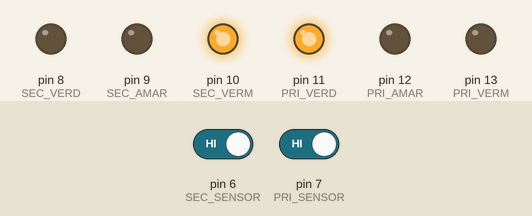
Simulated run of this sketch. Board: Arduino Uno, built with avr-gcc and run on an emulated ATmega328P. Parts: output pins drawn as LEDs (lit = HIGH). The inputs (shaded band) are chosen by the test bench; at power-on: pin 6 (SEC_SENSOR) HIGH, pin 7 (PRI_SENSOR) HIGH.

Above: at 1.2 s.
1.3 s: pin 6 (SEC_SENSOR) driven LOW
At 4.1 s:
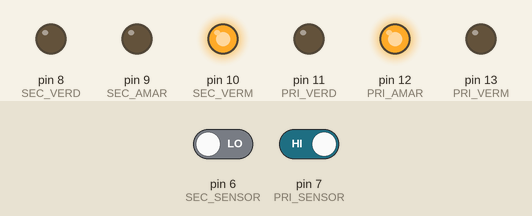
4.3 s: pin 6 (SEC_SENSOR) driven HIGH and pin 7 (PRI_SENSOR) driven LOW
At 6.3 s:
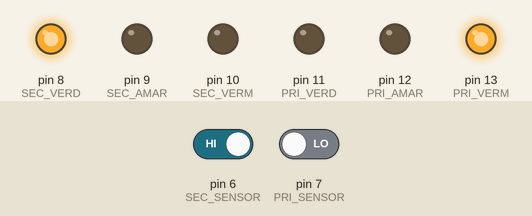
At 7.8 s:
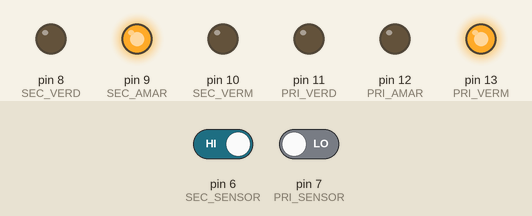
Timing chart, 0 to 10.8 s (numbered marks = the images above; inputs shaded):
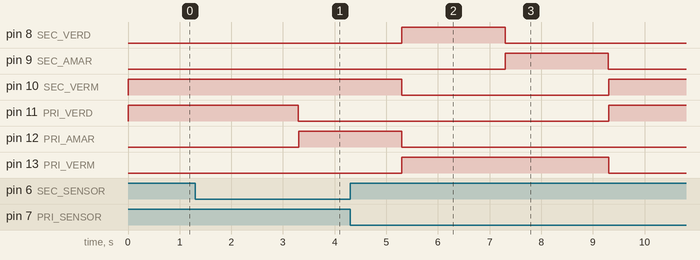

Measured:
- after the input at 1.3 s, pin 11 (PRI_VERD): HIGH → LOW after 2.0 s; pin 12 (PRI_AMAR): LOW → HIGH after 2.0 s
- after the input at 4.3 s, pin 9 (SEC_AMAR): LOW → HIGH after 3.0 s, → LOW 2.0 s later; pin 11 (PRI_VERD): LOW → HIGH after 5.0 s

The sketch:

main.ino
```cpp
#define PRI_VERM 13
#define PRI_AMAR 12
#define PRI_VERD 11

#define SEC_VERM 10
#define SEC_AMAR 9
#define SEC_VERD 8

#define PRI_SENSOR 7
#define SEC_SENSOR 6

bool pri_semaforo = false;
bool sec_semaforo = false;

void setup()
{
  pinMode(PRI_VERM, OUTPUT);
  pinMode(PRI_AMAR, OUTPUT);
  pinMode(PRI_VERD, OUTPUT);

  pinMode(SEC_VERM, OUTPUT);
  pinMode(SEC_AMAR, OUTPUT);
  pinMode(SEC_VERD, OUTPUT);

  pinMode(PRI_SENSOR, INPUT);
  pinMode(SEC_SENSOR, INPUT);
}

void loop()
{
  int pri_sensor = !digitalRead(PRI_SENSOR);
  int sec_sensor = !digitalRead(SEC_SENSOR);

  if (!pri_sensor && !sec_sensor) {
    liga_sec_semaforo(false);
	liga_pri_semaforo(true);
    pri_semaforo = true;
    sec_semaforo = false;
  } else if (pri_sensor && !sec_sensor) {
    liga_sec_semaforo(false);
    liga_pri_semaforo(true);
    pri_semaforo = true;
    sec_semaforo = false;
  } else if (!pri_sensor && sec_sensor) {
    liga_pri_semaforo(false);
	liga_sec_semaforo(true);
    pri_semaforo = false;
    sec_semaforo = true;
  } else {
    if (pri_semaforo) {
      liga_pri_semaforo(false);
	  liga_sec_semaforo(true);
      pri_semaforo = false;
      sec_semaforo = true;
      delay(30 * 1000);
    } else {
      liga_sec_semaforo(false);
      liga_pri_semaforo(true);
      pri_semaforo = true;
      sec_semaforo = false;
      delay(30 * 1000);
    }
  }
}

void liga_pri_semaforo(bool liga) {
  if (!liga) {
    if (pri_semaforo) {
      delay(2000);
      digitalWrite(PRI_VERD, LOW);
      digitalWrite(PRI_AMAR, HIGH);
      delay(2000);
      digitalWrite(PRI_AMAR, LOW);
    }
    digitalWrite(PRI_VERM, HIGH);
  } else {
  	digitalWrite(PRI_VERM, LOW);
    digitalWrite(PRI_AMAR, LOW);
    digitalWrite(PRI_VERD, HIGH);
  }
}

void liga_sec_semaforo(bool liga) {
  if (!liga) {
    if (sec_semaforo) {
      delay(2000);
      digitalWrite(SEC_VERD, LOW);
      digitalWrite(SEC_AMAR, HIGH);
      delay(2000);
      digitalWrite(SEC_AMAR, LOW);
    }
    digitalWrite(SEC_VERM, HIGH);
  } else {
  	digitalWrite(SEC_VERM, LOW);
    digitalWrite(SEC_AMAR, LOW);
    digitalWrite(SEC_VERD, HIGH);
  }
}
```
